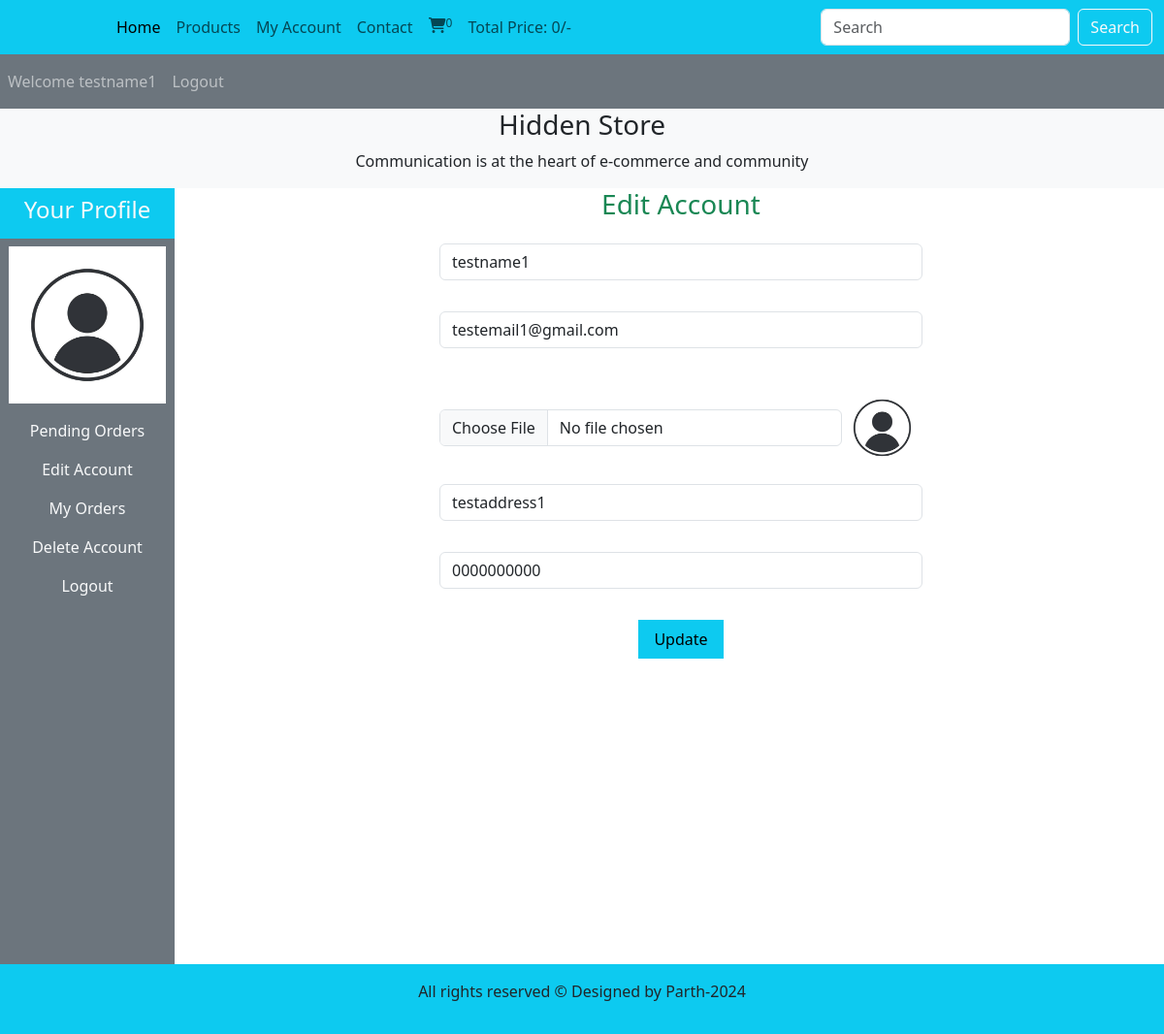
Page /user_area/profile.php?edit_account (signed in) on the committed database.
### tables this page shows
CREATE TABLE `user_table` (
  `user_id` int(11) NOT NULL,
  `username` varchar(100) NOT NULL,
  `user_email` varchar(100) NOT NULL,
  `user_password` varchar(255) NOT NULL,
  `user_image` varchar(255) NOT NULL,
  `user_ip` varchar(100) NOT NULL,
  `user_address` varchar(255) NOT NULL,
  `user_mobile` varchar(20) NOT NULL,
  `date` timestamp NOT NULL DEFAULT current_timestamp() ON UPDATE current_timestamp()
);

### user_area/edit_account.php (the view, shortened to what this page needs)
<?php
    if(isset($_GET['edit_account'])) {
        $user_session_name=$_SESSION['username'];
        $select_query="SELECT * FROM `user_table` WHERE username='$user_session_name'";
        $result_query=mysqli_query($con, $select_query);
        $row_fetch=mysqli_fetch_assoc($result_query);
        $username=$row_fetch['username'];
        $user_email=$row_fetch['user_email'];
        $user_address=$row_fetch['user_address'];
        $user_mobile=$row_fetch['user_mobile'];
    }
?>
<!DOCTYPE html>
<html lang="en">
<head>
    <link rel="stylesheet" href="../style.css">
</head>
<body>
        <h3 class="text-success mb-4">Edit Account</h3>
        <form action="" method="post" enctype="multipart/form-data">
            <div class="form-outline mb-2">
                <input type="text" name="user_username" class="form-control mb-4 w-50 m-auto" value="<?php echo $username?>">
            </div>
            <div class="form-outline mb-2">
                <input type="email" name="user_email" class="form-control mb-4 w-50 m-auto" value="<?php echo $user_email?>">
            </div>
            <div class="form-outline mb-2 d-flex w-50 m-auto">
                <input type="file" name="user_image" class="form-control m-auto">
                <img src="./user_images/<?php echo $user_image ?>" alt="user_image" class="edit_img">
            </div>
            <div class="form-outline mb-2">
                <input type="text" name="user_address" class="form-control mb-4 w-50 m-auto" value="<?php echo $user_address?>">
            </div>
            <div class="form-outline mb-2">
                <input type="text" name="user_mobile" class="form-control mb-4 w-50 m-auto" value="<?php echo $user_mobile?>">
            </div>
            <input type="submit" value="Update" class="bg-info border-0 py-2 px-3" name="user_update">
        </form>
</body>
</html>

### user_area/profile.php (shortened to what this page needs)
<?php
    include('../functions/common_functions.php');
?>
<!DOCTYPE html>
<html lang="en">
<head>
    <link rel="stylesheet" href="../style.css">
    <link href="https://cdn.jsdelivr.net/npm/bootstrap@5.3.3/dist/css/bootstrap.min.css" rel="stylesheet">
    <link rel="stylesheet" href="https://cdnjs.cloudflare.com/ajax/libs/font-awesome/6.6.0/css/all.min.css" />
</head>
<body>
    <div class="container-fluid p-0">
        <nav class="navbar navbar-expand-lg bg-info">
            <div class="container-fluid">
                <div class="collapse navbar-collapse" id="navbarSupportedContent">
                    <ul class="navbar-nav me-auto mb-2 mb-lg-0">
                        <li class="nav-item">
                            <a class="nav-link active" aria-current="page" href="../index.php">Home</a>
                        </li>
                        <li class="nav-item">
                            <a class="nav-link" href="../display_all.php">Products</a>
                        </li>
                        <li class="nav-item">
                            <a class="nav-link" href="profile.php">My Account</a>
                        </li>
                        <li class="nav-item">
                            <a class="nav-link" href="#">Contact</a>
                        </li>
                        <li class="nav-item">
                            <a class="nav-link" href="../cart.php"><i class="fa-solid fa-cart-shopping"></i><sup><?php cart_item_num(); ?></sup></a>
                        </li>
                        <li class="nav-item">
                            <a class="nav-link" href="#">Total Price: <?php total_cart_price(); ?>/-</a>
                        </li>
                    </ul>
                    <form action="../search_product.php" class="d-flex" method="get">
                        <input type="search" class="form-control me-2" placeholder="Search" aria-label="Search" name="search_data">
                        <input type="submit" value="Search" class="btn btn-outline-light" name="search_data_product">
                    </form>
                </div>
            </div>
        </nav>
        <nav class="navbar navbar-expand-lg navbar-dark bg-secondary">
            <ul class="navbar-nav me-auto">
                <?php
                    if(!isset($_SESSION['username'])) {
                        echo " <li class='nav-item'>
                                <a class='nav-link' href='#'>Welcome Guest</a>
                            </li>";
                    }
                    else {
                        echo " <li class='nav-item'>
                                <a class='nav-link' href='#'>Welcome ".$_SESSION['username']."</a>
                            </li>";
                    }
                    if(!isset($_SESSION['username'])) {
                        echo " <li class='nav-item'>
                                    <a class='nav-link' href='user_login.php'>Login</a>
                                </li>";
                    }
                    else {
                        echo " <li class='nav-item'>
                                    <a class='nav-link' href='user_logout.php'>Logout</a>
                                </li>";
                    }
                ?>
            </ul>
        </nav>
        <div class="bg-light">
            <h3 class="text-center">Hidden Store</h3>
            <p class="text-center">Communication is at the heart of e-commerce and community</p>
        </div>
        <div class="row">
            <div class="col-md-2">
                <ul class="navbar-nav bg-secondary text-center" style="height:100vh">
                    <li class="nav-item bg-info">
                        <a href="profile.php" class="nav-link text-light"><h4>Your Profile</h4></a>
                    </li>
                    <?php
                        $username=$_SESSION['username'];
                        $user_image="SELECT * FROM `user_table` WHERE username='$username'";
                        $user_image=mysqli_query($con, $user_image);
                        $row_image=mysqli_fetch_array($user_image);
                        $user_image=$row_image['user_image'];
                        echo "  <li class='nav-item my-2'>
                                    <img src='./user_images/$user_image' alt='user image' class='profile_img'>
                                </li>";
                    ?>
                    <li class="nav-item">
                        <a href="profile.php" class="nav-link text-light">Pending Orders</a>
                    </li>
                    <li class="nav-item">
                        <a href="profile.php?edit_account" class="nav-link text-light">Edit Account</a>
                    </li>
                    <li class="nav-item">
                        <a href="profile.php?my_orders" class="nav-link text-light">My Orders</a>
                    </li>
                    <li class="nav-item">
                        <a href="profile.php?delete_account" class="nav-link text-light">Delete Account</a>
                    </li>
                    <li class="nav-item">
                        <a href="user_logout.php" class="nav-link text-light">Logout</a>
                    </li>
                </ul>
            </div>
            <div class="col-md-10 text-center">
                <?php
                    if(isset($_GET['edit_account'])) {
                        include('edit_account.php');
                    }
                ?>
            </div>
        </div>
        <?php
            include ("../includes/footer.php")
        ?>
    </div>
</body>
</html>

### style.css (style rules this page uses)
* { margin: 0; padding: 0; box-sizing: border-box; overflow-x: hidden; }
.profile_img { width: 90%; height: 100%; margin: auto; display: block; object-fit: contain; }
.edit_img { width: 100px; height: 100px; object-fit: contain; }

### rows in the picture
user_table: user_image (picture), user_username "testname1", user_email "testemail1@gmail.com", user_address "testaddress1", user_mobile "0000000000"

### other values in the picture
$count_cart_items "0"
$total_price "0"
$_SESSION['username'] "testname1"
